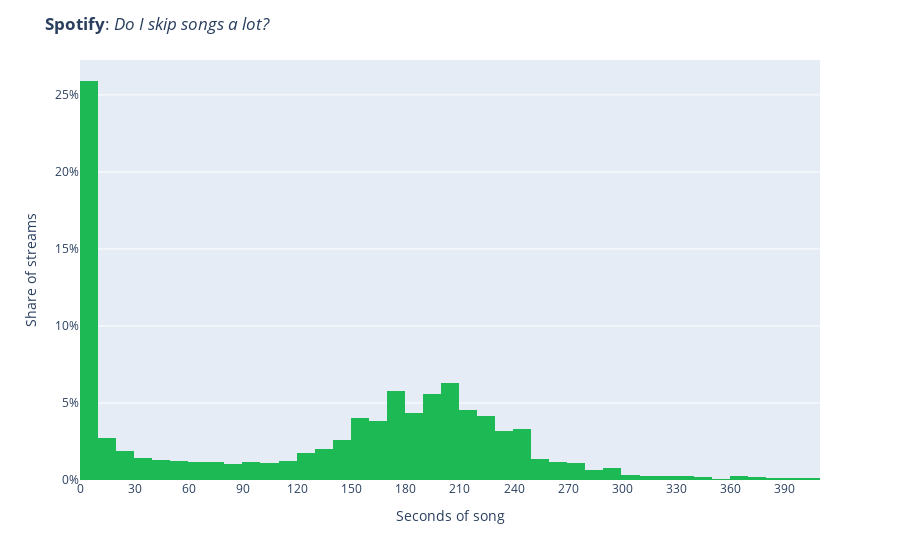

Write notebook code for a chart like this one.
### Code cell
fig = px.histogram(df_skip, x='sec_disc', y='trackName', histfunc='sum', histnorm='percent', nbins=50, 
                   color_discrete_sequence=spotify_colors)
fig.update_yaxes(ticksuffix='%')
fig.update_xaxes(dtick=30)
fig.update_layout(
    title='<b>Spotify</b>: <i>Do I skip songs a lot?</i>',
    yaxis_title='Share of streams',
    xaxis_title='Seconds of song'
)

### Figure 1 — Plotly figure (JSON) as saved in the notebook; plotly's stock layout.template omitted (floating-point values rounded to 4 significant figures; data arrays with more than 128 entries replaced by an {"elided": "..."} marker saying what was removed)
{"data": [{"alignmentgroup": "True", "bingroup": "x", "histfunc": "sum", "histnorm": "percent", "hovertemplate": "sec_disc=%{x}<br>percent of sum of trackName=%{y}<extra></extra>", "legendgroup": "", "marker": {"color": "#1DB954", "pattern": {"shape": ""}}, "name": "", "nbinsx": 50, "offsetgroup": "", "orientation": "v", "showlegend": false, "type": "histogram", "x": {"elided": "405 int values"}, "xaxis": "x", "y": {"elided": "405 int values"}, "yaxis": "y"}], "layout": {"barmode": "relative", "legend": {"tracegroupgap": 0}, "margin": {"t": 60}, "title": {"text": "<b>Spotify</b>: <i>Do I skip songs a lot?</i>"}, "xaxis": {"anchor": "y", "domain": [0, 1], "dtick": 30, "title": {"text": "Seconds of song"}}, "yaxis": {"anchor": "x", "domain": [0, 1], "ticksuffix": "%", "title": {"text": "Share of streams"}}}}
